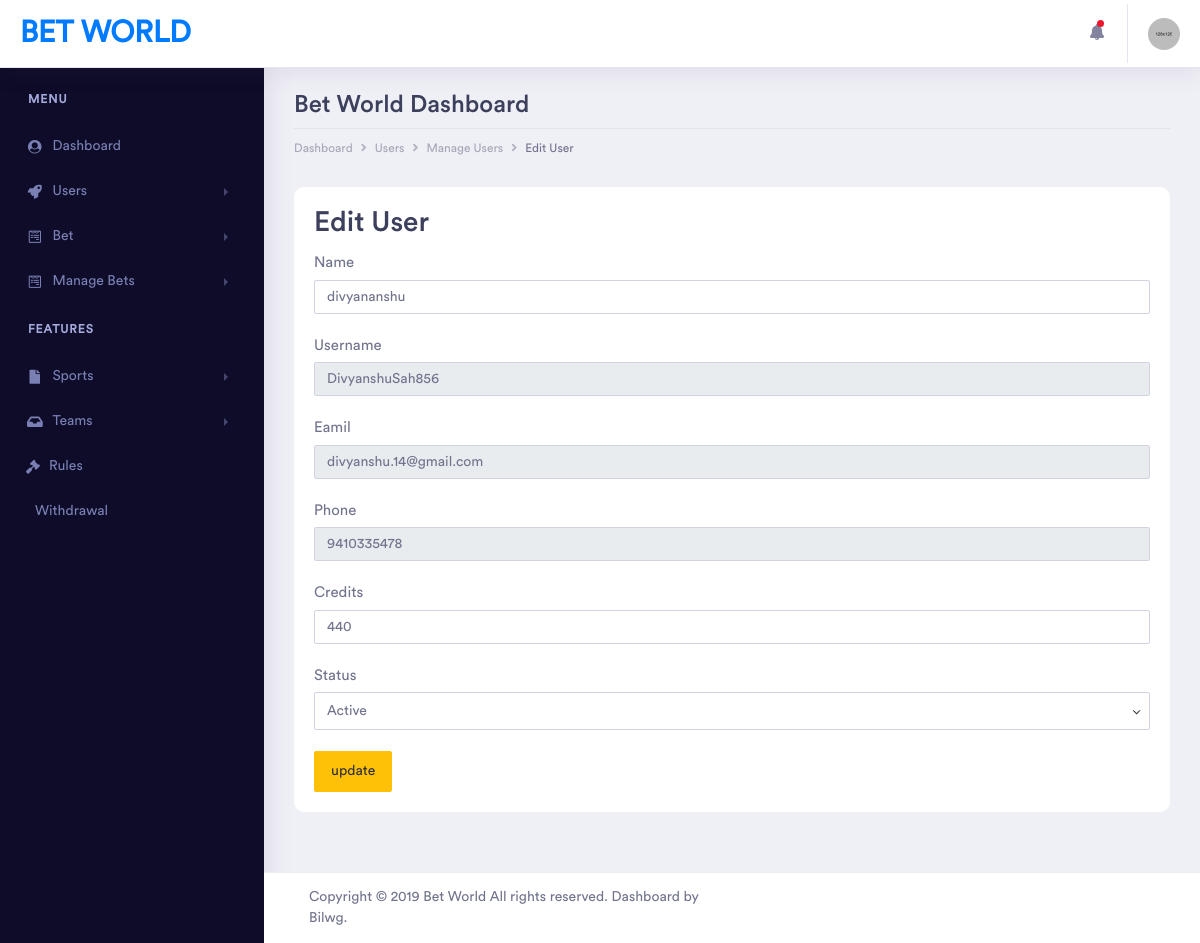
Page /admin/pages/edituser.php?id=1 (signed in) on the committed database.
### tables this page shows
CREATE TABLE `users` (
  `id` int(11) NOT NULL,
  `name` varchar(1100) NOT NULL,
  `username` varchar(1100) NOT NULL,
  `email` varchar(1100) NOT NULL,
  `password` varchar(1100) NOT NULL,
  `phone` varchar(1100) NOT NULL,
  `credits` int(11) NOT NULL,
  `status` int(11) NOT NULL
);

### assets/import/config.php (called while the page is built, shortened)
<?php
$SiteName = "Bet World";
?>

### admin/pages/edituser.php (the view, shortened to what this page needs)
<?php
require_once '../../assets/import/config.php';
if (isset($_GET['id'])) {
    $id = $_GET['id'];
} else {
    header('Location: manageuser.php');
}
?>
<!doctype html>
<html lang="en">
<head>
    <link rel="stylesheet" href="../assets/vendor/bootstrap/css/bootstrap.min.css">
    <link href="../assets/vendor/fonts/circular-std/style.css" rel="stylesheet">
    <link rel="stylesheet" href="../assets/libs/css/style.css">
    <link rel="stylesheet" href="../assets/vendor/fonts/fontawesome/css/fontawesome-all.css">
    <link rel="stylesheet" href="../assets/vendor/charts/chartist-bundle/chartist.css">
    <link rel="stylesheet" href="../assets/vendor/charts/morris-bundle/morris.css">
    <link rel="stylesheet" href="../assets/vendor/fonts/material-design-iconic-font/css/materialdesignicons.min.css">
    <link rel="stylesheet" href="../assets/vendor/charts/c3charts/c3.css">
    <link rel="stylesheet" href="../assets/vendor/fonts/flag-icon-css/flag-icon.min.css">
</head>
<body>
    <div class="dashboard-main-wrapper">
        <div class="dashboard-header">
            <nav class="navbar navbar-expand-lg bg-white fixed-top">
                <a class="navbar-brand" href="../index.php"><?php echo $SiteName; ?></a>
                <div class="collapse navbar-collapse " id="navbarSupportedContent">
                    <ul class="navbar-nav ml-auto navbar-right-top">
                        <li class="nav-item dropdown notification">
                            <a class="nav-link nav-icons" href="#" id="navbarDropdownMenuLink1" data-toggle="dropdown" aria-haspopup="true" aria-expanded="false"><i class="fas fa-fw fa-bell"></i> <span class="indicator"></span></a>
                        </li>
                        <li class="nav-item dropdown nav-user">
                            <a class="nav-link nav-user-img" href="#" id="navbarDropdownMenuLink2" data-toggle="dropdown" aria-haspopup="true" aria-expanded="false"><img src="../assets/images/avatar-1.jpg" alt="" class="user-avatar-md rounded-circle"></a>
                        </li>
                    </ul>
                </div>
            </nav>
        </div>
        <div class="nav-left-sidebar sidebar-dark">
            <div class="menu-list">
                <nav class="navbar navbar-expand-lg navbar-light">
                    <div class="collapse navbar-collapse" id="navbarNav">
                        <ul class="navbar-nav flex-column">
                            <li class="nav-divider">
                                Menu
                            </li>
                            <li class="nav-item ">
                                <a class="nav-link " href="../index.php"><i class="fa fa-fw fa-user-circle"></i>Dashboard </a>
                            </li>
                            <li class="nav-item">
                                <a class="nav-link" href="#" data-toggle="collapse" aria-expanded="false" data-target="#submenu-2" aria-controls="submenu-2"><i class="fa fa-fw fa-rocket"></i>Users</a>
                            </li>
                            <li class="nav-item">
                                <a class="nav-link" href="#" data-toggle="collapse" aria-expanded="false" data-target="#submenu-3" aria-controls="submenu-3"><i class="fab fa-fw fa-wpforms"></i>Bet</a>
                            </li>
                            <li class="nav-item">
                                <a class="nav-link" href="#" data-toggle="collapse" aria-expanded="false" data-target="#submenu-4" aria-controls="submenu-4"><i class="fab fa-fw fa-wpforms"></i>Manage Bets</a>
                            </li>
                            <li class="nav-divider">
                                Features
                            </li>
                            <li class="nav-item">
                                <a class="nav-link" href="#" data-toggle="collapse" aria-expanded="false" data-target="#submenu-6" aria-controls="submenu-6"><i class="fas fa-fw fa-file"></i> Sports </a>
                            </li>
                            <li class="nav-item">
                                <a class="nav-link" href="#" data-toggle="collapse" aria-expanded="false" data-target="#submenu-7" aria-controls="submenu-7"><i class="fas fa-fw fa-inbox"></i>Teams</a>
                            </li>
                            <li class="nav-item">
                                <a class="nav-link" href="rules.php" ><i class="fa fa-gavel"></i>Rules</a>
                            </li>
                            <li class="nav-item">
                                <a class="nav-link" href="wallet.php" ><i class="fa fa-google-wallet"></i>Withdrawal</a>
                            </li>
                        </ul>
                    </div>
                </nav>
            </div>
        </div>
        <div class="dashboard-wrapper">
            <div class="dashboard-ecommerce">
                <div class="container-fluid dashboard-content ">
                    <div class="row">
                        <div class="col-xl-12 col-lg-12 col-md-12 col-sm-12 col-12">
                            <div class="page-header">
                                <h2 class="pageheader-title"><?php echo $SiteName; ?> Dashboard</h2>
                                <div class="page-breadcrumb">
                                    <nav aria-label="breadcrumb">
                                        <ol class="breadcrumb">
                                            <li class="breadcrumb-item"><a href="../index.php" class="breadcrumb-link">Dashboard</a></li>
                                            <li class="breadcrumb-item"><a href="" class="breadcrumb-link">Users</a></li>
                                            <li class="breadcrumb-item"><a href="" class="breadcrumb-link">Manage Users</a></li>
                                            <li class="breadcrumb-item active" aria-current="page">Edit User</li>
                                        </ol>
                                    </nav>
                                </div>
                            </div>
                        </div>
                    </div>
                    <div class="container1">
                        <h2>Edit User</h2>
                        <?php
                        $sql = "SELECT * FROM `users` WHERE `id` = '$id' ";
                        $result = mysqli_query($con, $sql);
                        if (mysqli_num_rows($result) > 0) {
                            $row = mysqli_fetch_array($result);
                            echo "
                                    <form action='edituser.php' method='post'>
                                        <input type='hidden' value='$row[0]' name='id'>
                                        <label>Name</label>
                                        <input type='text' value='$row[1]' placeholder='Sport Name' name='name' class='form-control' required>
                                        <br>
                                        <label>Username</label>
                                        <input type='text' value='$row[2]'  class='form-control' disabled>
                                        <br>
                                        <label>Eamil</label>
                                        <input type='text' value='$row[3]'  class='form-control' disabled>
                                        <br>
                                        <label>Phone</label>
                                        <input type='text' value='$row[5]'  class='form-control' disabled>
                                        <br>
                                        <label>Credits</label>
                                        <input type='number' value='$row[6]'  placeholder='credits' name='credits' class='form-control' required>
                                        <br>
                                        <label>Status</label>
                                        <select name='status' class='form-control'>
                                            <option value='1'>Active</option>
                                            <option value='0'>Ban</option>
                                        </select>
                                        <br>
                                        <input type='submit' name='submit' value='update' class='btn btn-warning'>
                                    </form>
                                    ";
                        }
                        ?>
                    </div>
                </div>
            </div>
            <div class="footer">
                <div class="container-fluid">
                    <div class="row">
                        <div class="col-xl-6 col-lg-6 col-md-6 col-sm-12 col-12">
                            Copyright © 2019 <?php echo $SiteName; ?> All rights reserved. Dashboard by <a href="https://bilwg.com/">Bilwg</a>.
                        </div>
                    </div>
                </div>
            </div>
        </div>
    </div>
</body>
</html>

### rows in the picture
users: name "divyananshu", username "DivyanshuSah856", email "divyanshu.14@gmail.com", phone "9410335478", credits "440"

### other values in the picture
$SiteName "BET WORLD"
$SiteName "Bet World"
